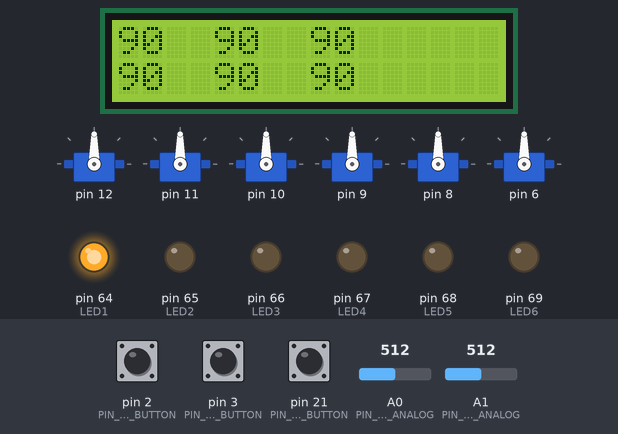
Bench run of a sketch on a simulated Arduino Mega 2560, built with avr-gcc and run on an emulated ATmega2560. Parts: 6 × servo, 16×2 character LCD, output pins drawn as LEDs (lit = HIGH). The inputs (shaded band) are chosen by the test bench; at power-on: A0 (PIN_HORZ_ANALOG) = 512, A1 (PIN_VERT_ANALOG) = 512, pin 2 (PIN_RIGHT_BUTTON) HIGH, pin 3 (PIN_LEFT_BUTTON) HIGH, pin 21 (PIN_SELECT_BUTTON) HIGH.

Above: at 1.2 s.
1.3 s: A0 (PIN_HORZ_ANALOG) set to 888
2.8 s: A0 (PIN_HORZ_ANALOG) set to 913
At 3.99 s:
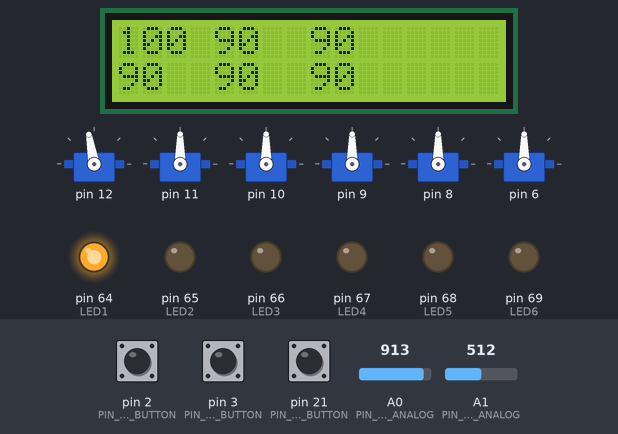
5.7 s: A1 (PIN_VERT_ANALOG) set to 887
7.8 s: A1 (PIN_VERT_ANALOG) set to 907
At 9.0 s:
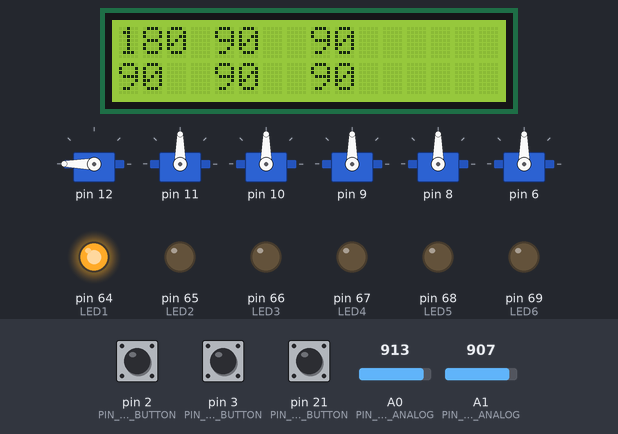
9.7 s: pin 2 (PIN_RIGHT_BUTTON) pulled LOW for 0.15 s
At 9.89 s:
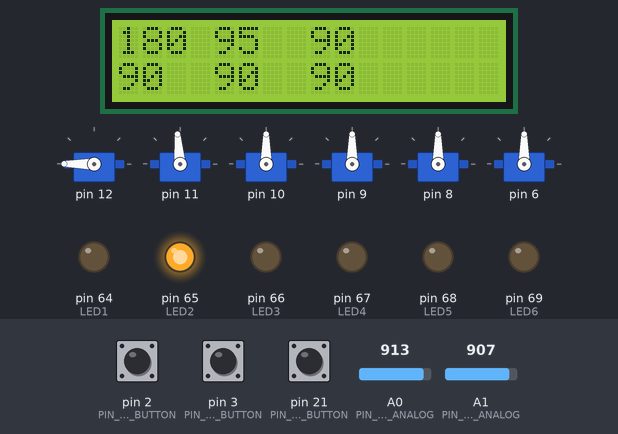
11.5 s: A1 (PIN_VERT_ANALOG) set to 104
At 11.68 s:
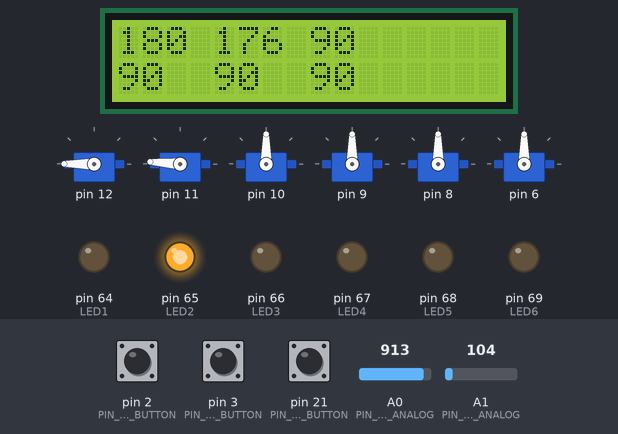
13.5 s: A1 (PIN_VERT_ANALOG) set to 89
At 14.31 s:
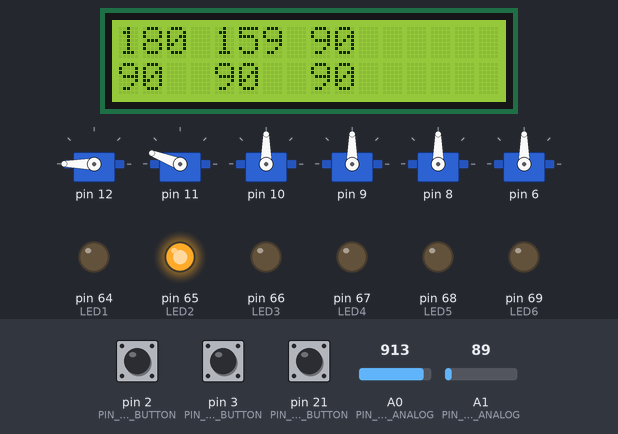
Timing chart, 0 to 18.7 s (numbered marks = the images above; inputs shaded):
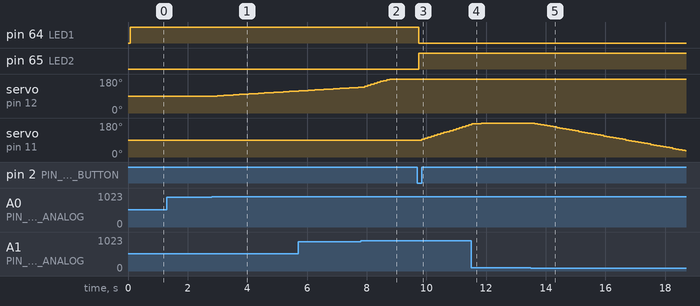

Measured:
- the behaviour switches between 900 and 901 on A1 (PIN_VERT_ANALOG) (found by bisection; images 1 and 2)
- the behaviour switches between 100 and 99 on A1 (PIN_VERT_ANALOG) (found by bisection; images 4 and 5)
- after the input at 1.3 s, every drawn part: stays the same
- after the input at 2.8 s, servo on pin 12: moves from 90° to 116° over 2.6 s, starting after 0.20 s; the display: first changes after 0.20 s (image 1 shows a later state)
- after the input at 9.7 s, pin 64 (LED1): HIGH → LOW at once; pin 65 (LED2): LOW → HIGH at once; servo on pin 11: moves from 90° to 170° over 1.6 s, starting after 0.14 s; the display: changes after 0.14 s (image 3)
- after the input at 13.5 s, servo on pin 11: moves from 180° to 33° over 5.0 s, starting after 0.13 s; the display: first changes after 0.13 s (image 5 shows a later state)

The sketch:

Lab4.ino
```cpp
#include <Servo.h>
#include <LiquidCrystal.h>

#define LED1 64
#define LED2 65
#define LED3 66
#define LED4 67
#define LED5 68
#define LED6 69
#define PIN_RIGHT_BUTTON 2
#define PIN_LEFT_BUTTON 3
#define PIN_CONTRAST_ANALOG A8
#define PIN_SELECT_BUTTON 21
#define PIN_HORZ_ANALOG 0
#define PIN_VERT_ANALOG 1
#define FLAG_INTERRUPT_0 0x01
#define FLAG_INTERRUPT_1 0x02
#define FLAG_INTERRUPT_2 0x04

int horz = analogRead(PIN_HORZ_ANALOG);
int vert = analogRead(PIN_VERT_ANALOG);
volatile int mainEventFlags = 0;
int joints[6] = {90, 90, 90, 90, 90, 90};
int current = 0;
LiquidCrystal lcd(14, 15, 16, 17, 18, 19, 20);
//LiquidCrystal lcd(20, 19, 18, 17, 16, 15, 14);
Servo servo_1;
Servo servo_2;
Servo servo_3;
Servo servo_4;
Servo servo_5;
Servo servo_gripper;
int maxDegree = 0;
int minDegree = 0;
Servo servos[6] = {servo_1,servo_2,servo_3,servo_4,servo_5,servo_gripper};

void setup() {
//  servo_1.attach(12);
//  servo_2.attach(11);
//  servo_3.attach(10);
//  servo_4.attach(9);
//  servo_5.attach(8);
//  servo_gripper.attach(6);
  servos[0].attach(12);
  servos[1].attach(11);
  servos[2].attach(10);
  servos[3].attach(9);
  servos[4].attach(8);
  servos[5].attach(6);
  pinMode(LED1, OUTPUT);
  pinMode(LED2, OUTPUT);
  pinMode(LED3, OUTPUT);
  pinMode(LED4, OUTPUT);
  pinMode(LED5, OUTPUT);
  pinMode(LED6, OUTPUT);
  pinMode(PIN_LEFT_BUTTON, INPUT_PULLUP);
  pinMode(PIN_RIGHT_BUTTON, INPUT_PULLUP);
  lcd.begin(16, 2);
  Serial.begin(9600);
  attachInterrupt(0, int0_isr, FALLING);
  attachInterrupt(1, int1_isr, FALLING);
  attachInterrupt(2, int2_isr, FALLING);
}

void loop() {
  horz = analogRead(PIN_HORZ_ANALOG);
  vert = analogRead(PIN_VERT_ANALOG);
  lcd.setCursor(0, 0);
  lcd.print(joints[0]);
  lcd.print("  ");
  lcd.setCursor(4, 0);
  lcd.print(joints[1]);
  lcd.print("  ");
  lcd.setCursor(8, 0);
  lcd.print(joints[2]);
  lcd.print("  ");
  lcd.setCursor(0, 1);
  lcd.print(joints[3]);
  lcd.print("  ");
  lcd.setCursor(4, 1);
  lcd.print(joints[4]);
  lcd.print("  ");
  lcd.setCursor(8, 1);
  lcd.print(joints[5]);
  lcd.print("  ");
  if (mainEventFlags & FLAG_INTERRUPT_0) {
    delay(20);
    mainEventFlags &= ~FLAG_INTERRUPT_0;
    if (!digitalRead(PIN_RIGHT_BUTTON)) {
      if (current == 5) {
        current = 0;
      } else {
        current++;
      }
    }
  }
  if (mainEventFlags & FLAG_INTERRUPT_1) {
    delay(20);
    mainEventFlags &= ~FLAG_INTERRUPT_1;
    if (!digitalRead(PIN_LEFT_BUTTON)) {
      if (current == 0) {
        current = 5;
      } else {
        current --;
      }
    }
  }
  if (mainEventFlags & FLAG_INTERRUPT_2) {
    delay(20);
    mainEventFlags &= ~FLAG_INTERRUPT_2;
    if (!digitalRead(PIN_SELECT_BUTTON)) {
      joints[current] = 90;
    }
  }

  LEDx(current);
  if(current == 1 || current == 4){
    maxDegree = 180;
    minDegree = 0;
  } else if(current == 0 || current == 2){
    maxDegree = -90;
    minDegree = 90;
  } else if(current == 3){
    maxDegree = 0;
    minDegree = -180;
  } else if(current == 5){
    maxDegree = 75;
    minDegree = -25;
  }
  if (vert > 900) {
    if (joints[current] + 4 > 180) {
      joints[current] = 180;
    } else {
      joints[current] += 4;
    }
  } else if (vert < 100) {
    if (joints[current] - 4 < 0) {
      joints[current] = 0;
    } else {
      joints[current] -= 4;
    }
  }
  if (horz > 900) {
    if (joints[current] < 180) {
      joints[current] += 1;
    }
  } else if (horz < 100) {
    if (joints[current] > 0) {
      joints[current] -= 1;
    }
  }
  delay(100);
  servos[current].write(joints[current]);
}

void LEDx(int index) {
  if (index == 0) digitalWrite(LED1, HIGH); else digitalWrite(LED1, LOW);
  if (index == 1) digitalWrite(LED2, HIGH); else digitalWrite(LED2, LOW);
  if (index == 2) digitalWrite(LED3, HIGH); else digitalWrite(LED3, LOW);
  if (index == 3) digitalWrite(LED4, HIGH); else digitalWrite(LED4, LOW);
  if (index == 4) digitalWrite(LED5, HIGH); else digitalWrite(LED5, LOW);
  if (index == 5) digitalWrite(LED6, HIGH); else digitalWrite(LED6, LOW);
}

void int0_isr() {
  mainEventFlags |= FLAG_INTERRUPT_0;
}
void int1_isr() {
  mainEventFlags |= FLAG_INTERRUPT_1;
}
void int2_isr() {
  mainEventFlags |= FLAG_INTERRUPT_2;
}
```
